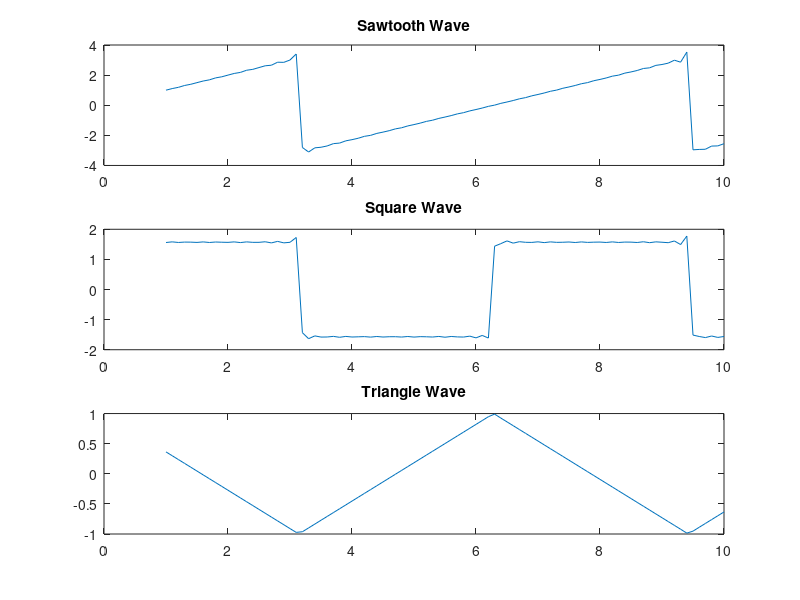

Reproduce this figure in MATLAB.
clc
close all

t=1:0.1:10;
y=0;
for i=1:1:100
    y=y+((-1)*power(-1,i)*sin(i*t)/i);
    subplot(3,4,1:4);
    plot(t,2*y)
    title("Sawtooth Wave")
end
x=0;
for i=1:1:100
    y=y+sin(i*t)/i;
    subplot(3,4,5:8);
    plot(t,y)
    title("Square Wave")
end

z=0;
for i=1:2:100
    z=z+(cos(i*t)/(i*i));
    subplot(3,4,9:12);
    plot(t,(8/(pi*pi))*z)
    title("Triangle Wave")
end

